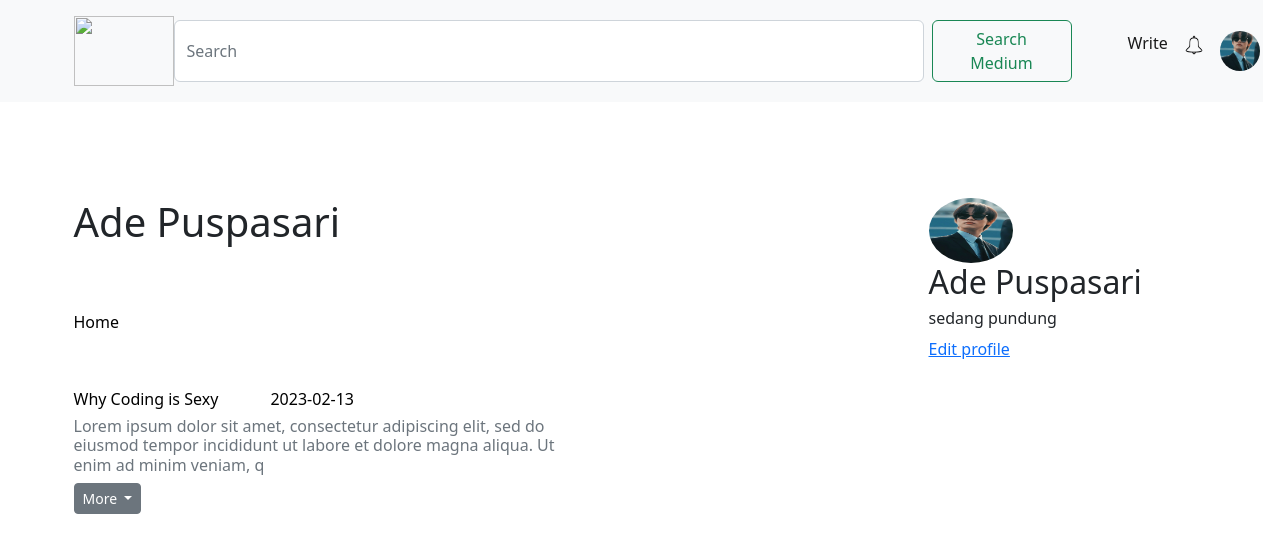
Screenshot of /user/home.php (signed in) with the database file from the repository.
### tables this page shows
CREATE TABLE `tb_pengguna` (
  `id_pengguna` int(11) NOT NULL,
  `nama` varchar(50) NOT NULL,
  `email` varchar(256) NOT NULL,
  `password` varchar(256) NOT NULL,
  `foto_profil` varchar(256) NOT NULL,
  `bio` varchar(256) NOT NULL,
  `role` varchar(30) NOT NULL
);

CREATE TABLE `tb_artikel` (
  `id_artikel` int(30) NOT NULL,
  `id_pengguna` int(30) NOT NULL,
  `id_tag` int(30) NOT NULL,
  `judul_artikel` varchar(256) NOT NULL,
  `isi_artikel` varchar(256) NOT NULL,
  `gambar` varchar(60) NOT NULL,
  `tgl_artikel` date NOT NULL
  
);

### user/fungsi.php (called while the page is built, shortened)
<?php
include '../koneksi.php';
if (!function_exists('registrasi')) {
    function query($query) {
        global $koneksi;
        return mysqli_query($koneksi, $query);
    }
}

### user/home.php (the view, shortened to what this page needs)
<?php
include 'profile.php';
$story = mysqli_query($koneksi, "SELECT * FROM tb_artikel JOIN tb_pengguna ON tb_artikel.id_pengguna = tb_pengguna.id_pengguna WHERE tb_artikel.id_pengguna = '$_SESSION[id_pengguna]'");
?>
<?php while ($row = mysqli_fetch_assoc($story)) { ?>
<div class="container text-start">
    <div class="row">
        <div class="col-sm-8">
            <div class="row mb-2">
                <div class="col-12 col-sm-8">
                    <div class="col-12">
                        <small>
                            <a style="text-decoration: none; color: black;" href="">
                                <h6 class="font-weight-bold my-2">
                                    <?= $row['judul_artikel'] ?>
                                    <span class="mx-5">
                                        <?= $row['tgl_artikel'] ?>
                                    </span>
                                </h6>
                            </a>
                        </small>
                        <a style="text-decoration: none; color: black;" href="">
                            <h6 for="berita1" class="text-muted">
                                <?= substr($row['isi_artikel'], 0, 150) ?>
                            </h6>
                        </a>
                        <div class="btn-group">
                            <button class="btn btn-secondary btn-sm dropdown-toggle" type="button"
                                data-bs-toggle="dropdown" aria-expanded="false">
                                More
                            </button>
                        </div>
                    </div>
                </div>
                <?php } ?>
            </div>
        </div>
    </div>

### tata_letak/navbar_login.php (shortened to what this page needs)
<?php
require '../koneksi.php';
?>
<!DOCTYPE html>
<html lang="en">
<head>
    <link rel="stylesheet" href="https://cdn.jsdelivr.net/npm/bootstrap@5.2.3/dist/css/bootstrap.min.css">
</head>
<nav class="navbar navbar-expand-lg bg-light">
    <div class="container">
        <a class="navbar" href="#"><img src="../Logo/simbol.png" style="width:100px; height:70px;"></a>
        <form class="text-center d-flex" role="search">
            <input class="form-control me-2" type="search" placeholder="Search" aria-label="Search"
                style="width:750px;">
            <button class="btn btn-outline-success" style="width: 140px;" type="submit">Search Medium</button>
        </form>
        <div class="collapse navbar-collapse mx-5" id="navbarSupportedContent">
            <ul class="navbar-nav mb-2 mb-lg-0">
                <li class="nav-item">
                    <a class="nav-link active" aria-current="page" href="../user/create_article.php">Write</a>
                </li>
                <li class="nav-item">
                    <a class="nav-link" href="../user/notifications.php"><img src="../Logo/notifikasi.webp"
                            style="width:20px; height:20px;"></a>
                </li>
                <li class="nav-item dropdown">
                    <a class="nav-link dropdown-toggle" href="#" role="button" data-bs-toggle="dropdown"
                        aria-expanded="false">
                        <?php
                        $fotoProfil = "../user/img/default.jpg";
                        if (isset($_SESSION['id_pengguna'])) {
                            $id_pengguna = $_SESSION['id_pengguna'];
                            $query = "SELECT foto_profil FROM tb_pengguna WHERE id_pengguna = $id_pengguna";
                            $result = mysqli_query($koneksi, $query);
                            if ($result && mysqli_num_rows($result) > 0) {
                                $row = mysqli_fetch_assoc($result);
                                $fotoProfil = "../user/img/" . $row['foto_profil'];
                            }
                        }
                        ?>
                        <img class="rounded-circle img-responsive" src="<?= $fotoProfil ?>" alt=""
                            style="width: 40px; height: 40px; object-fit: cover; border-radius: 50%;">
                    </a>
                </li>
            </ul>
        </div>
    </div>
</nav>

### user/profile.php (shortened to what this page needs)
<?php include '../tata_letak/navbar_login.php'; ?>
<?php include '../koneksi.php'; ?>
<?php include 'fungsi.php'; ?>
<?php
    $id = $_SESSION["id_pengguna"];
    $data = query("SELECT * FROM tb_pengguna WHERE id_pengguna='$id'");
    $row = mysqli_fetch_assoc($data);
?>
<div class="container text-start">
    <div class="row">
        <div class="col-sm-9 mt-5 mb-5 pt-5">
            <h1><?php echo $_SESSION['nama']; ?></h1>
            <div class="text-center mt-5 pt-3">
                <div class="row row-cols-auto">
                    <a class="col" style="text-decoration: none; color: black;" href="home.php">Home</a>
                </div>
            </div>
        </div>
        <div class="col-sm-3 mt-5 pt-5">
            <div class="s ax">
                <div class="ew ex ey s">
                    <a class="ay aj az ba bb am bc w an ao ap aq ar as at" rel="noopener follow"
                        href="../Logo/logo.png">
                        <div class="s by">
                            <img alt="<?php echo $_SESSION['nama']; ?>" class="rounded-circle img-responsive"
                                src="../user/img/<?php echo $row['foto_profil']; ?>" width="84" height="65"
                                loading="lazy">
                        </div>
                    </a>
                    <div class="qb s">
                        <h2 class="pw-author-name al fh fi ag fj bp">
                            <span class="jb"><?php echo $row['nama']; ?></span>
                        </h2>
                        <h6 class="pw-author-name al fh fi ag fj bp">
                            <span class="jb"><?php echo $row['bio']; ?></span>
                        </h6>
                    </div>
                    <div class="aga qe s">
                        <p class="al b ak ag fs">
                            <a class="ay aj az ba bb am bc w an ao ap aq ar as at" data-bs-toggle="modal"
                                data-bs-target="#editprofile" rel="noopener follow" href="">Edit
                                profile
                            </a>
                        </p>
                    </div>
                </div>
            </div>
        </div>
        </body>
        </html>

### rows the page displays
tb_pengguna: foto_profil (picture), nama "Ade Puspasari", bio "sedang pundung"
tb_artikel: judul_artikel "Why Coding is Sexy", tgl_artikel "2023-02-13", isi_artikel "Lorem ipsum dolor sit amet, consectetur adipiscing elit, sed do eiusmod tempor incididunt ut labore et dolore magna aliqua. Ut enim ad minim veniam, q"

### other values shown
$_SESSION['nama'] "Ade Puspasari"
